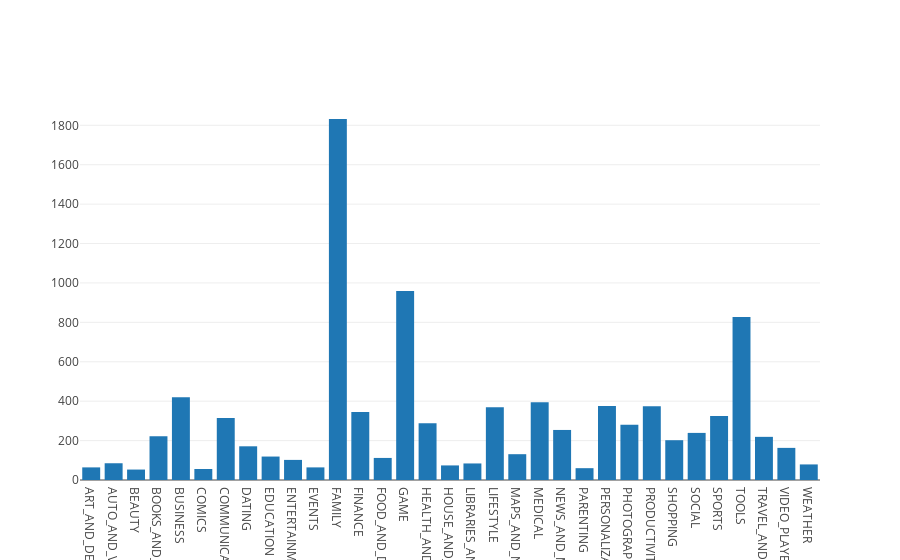

Notebook cell for this chart:
### Markdown cell above
## 4. Exploring app categories
<p>With more than 1 billion active users in 190 countries around the world, Google Play continues to be an important distribution platform to build a global audience. For businesses to get their apps in front of users, it's important to make them more quickly and easily discoverable on Google Play. To improve the overall search experience, Google has introduced the concept of grouping apps into categories.</p>
<p>This brings us to the following questions:</p>
<ul>
<li>Which category has the highest share of (active) apps in the market? </li>
<li>Is any specific category dominating the market?</li>
<li>Which categories have the fewest number of apps?</li>
</ul>
<p>We will see that there are <code>33</code> unique app categories present in our dataset. <em>Family</em> and <em>Game</em> apps have the highest market prevalence. Interestingly, <em>Tools</em>, <em>Business</em> and <em>Medical</em> apps are also at the top.</p>

### Code cell
import plotly
plotly.offline.init_notebook_mode(connected=True)
import plotly.graph_objs as go

# Print the total number of unique categories
num_categories = apps["Category"].nunique()
print('Number of categories = ', num_categories)

# Count the number of apps in each 'Category'. 
num_apps_in_category = apps.groupby("Category")["Category"].count()

# Sort num_apps_in_category in descending order based on the count of apps in each category
sorted_num_apps_in_category = num_apps_in_category.sort_values(ascending=False)

data = [go.Bar(
        x = num_apps_in_category.index, # index = category name
        y = num_apps_in_category.values, # value = count
)]

plotly.offline.iplot(data)

### Figure 1 — Plotly figure (JSON) as saved in the notebook; plotly's stock layout.template omitted (floating-point values rounded to 4 significant figures)
{"data": [{"x": ["ART_AND_DESIGN", "AUTO_AND_VEHICLES", "BEAUTY", "BOOKS_AND_REFERENCE", "BUSINESS", "COMICS", "COMMUNICATION", "DATING", "EDUCATION", "ENTERTAINMENT", "EVENTS", "FAMILY", "FINANCE", "FOOD_AND_DRINK", "GAME", "HEALTH_AND_FITNESS", "HOUSE_AND_HOME", "LIBRARIES_AND_DEMO", "LIFESTYLE", "MAPS_AND_NAVIGATION", "MEDICAL", "NEWS_AND_MAGAZINES", "PARENTING", "PERSONALIZATION", "PHOTOGRAPHY", "PRODUCTIVITY", "SHOPPING", "SOCIAL", "SPORTS", "TOOLS", "TRAVEL_AND_LOCAL", "VIDEO_PLAYERS", "WEATHER"], "y": [64, 85, 53, 222, 420, 56, 315, 171, 119, 102, 64, 1832, 345, 112, 959, 288, 74, 84, 369, 131, 395, 254, 60, 376, 281, 374, 202, 239, 325, 827, 219, 163, 79], "type": "bar", "uid": "8cb7ebdc-040c-427d-ad45-44b221792890"}], "layout": {}}
